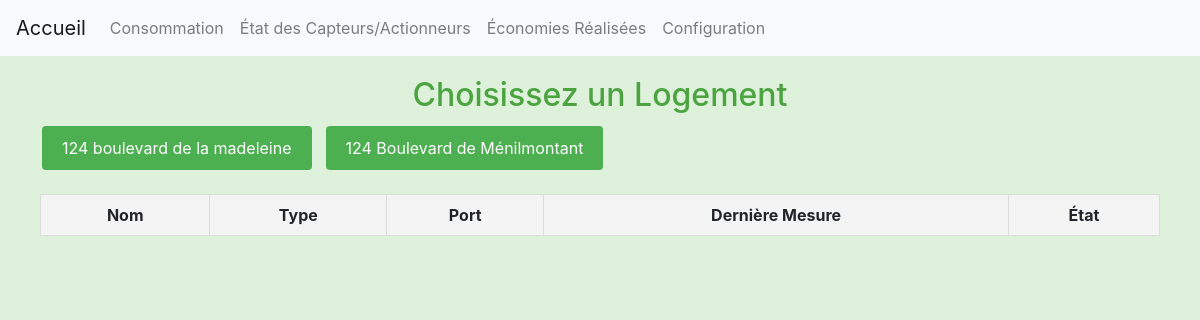
The app's page /etat with its own data.
### main.py (models this page shows)
class Logement(SQLModel, table=True):
    __tablename__ = "logement"
    __table_args__ = {"extend_existing": True}
    id_logement: Optional[int] = Field(default=None, primary_key=True)
    adresse: str
    numero_telephone: str
    adresse_ip: str

### main.py (the view)
@app.get("/etat", response_class=HTMLResponse)
async def etat(request: Request, session: Session = Depends(get_session)):
    logements = session.exec(select(Logement)).all()
    return templates.TemplateResponse("etat.html", {"request": request, "logements": logements})

### templates/etat.html (shortened to what this page needs)
{% extends "base.html" %}
{% block head %}
<link rel="stylesheet" href="{{ url_for('static', path='css/etat.css') }}">
{% endblock %}
{% block content %}
<div class="container">
    <h2>Choisissez un Logement</h2>
    <div class="logement-selection">
        {% for logement in logements %}
        <button class="btn custom-button" data-logement-id="{{ logement.id_logement }}">
            {{ logement.adresse }}
        </button>
        {% endfor %}
    </div>
    <div class="table-wrapper">
        <table class="responsive-table">
            <thead>
                <tr>
                    <th>Nom</th>
                    <th>Type</th>
                    <th>Port</th>
                    <th>Dernière Mesure</th>
                    <th>État</th>
                </tr>
            </thead>
        </table>
    </div>
</div>
{% endblock %}

### static/css/styles.css (style rules this page uses)
body { background-color: #def1db; }
h2 { color: rgb(75, 164, 64); margin-top: 20px; text-align: center; }
.custom-button { background-color: #4CAF50; color: white; border: none; padding: 10px 20px; text-align: center; text-decoration: none; display: inline-block; font-size: 16px; margin: 4px 2px; cursor: pointer; border-radius: 4px; }

### static/css/etat.css (style rules this page uses)
.container { max-width: 1200px; margin: 0 auto; padding: 20px; padding-top: 0; }
.logement-selection { display: flex; flex-wrap: wrap; justify-content: flex-start; gap: 10px; margin-bottom: 20px; }
.custom-button { background-color: #4CAF50; color: white; border: none; padding: 10px 20px; text-align: center; text-decoration: none; font-size: 16px; cursor: pointer; border-radius: 4px; transition: background-color 0.3s; margin: 4px 2px !important; }
.table-wrapper { overflow-x: auto; margin-top: 20px; }
.responsive-table { width: 100%; border-collapse: collapse; margin: 0 auto; }
.responsive-table th, .responsive-table td { border: 1px solid #ddd; text-align: center; padding: 8px; }
.responsive-table th { background-color: #f4f4f4; font-weight: bold; }

### records on screen
Logement: adresse "124 boulevard de la madeleine"
Logement: adresse "124 Boulevard de Ménilmontant"
